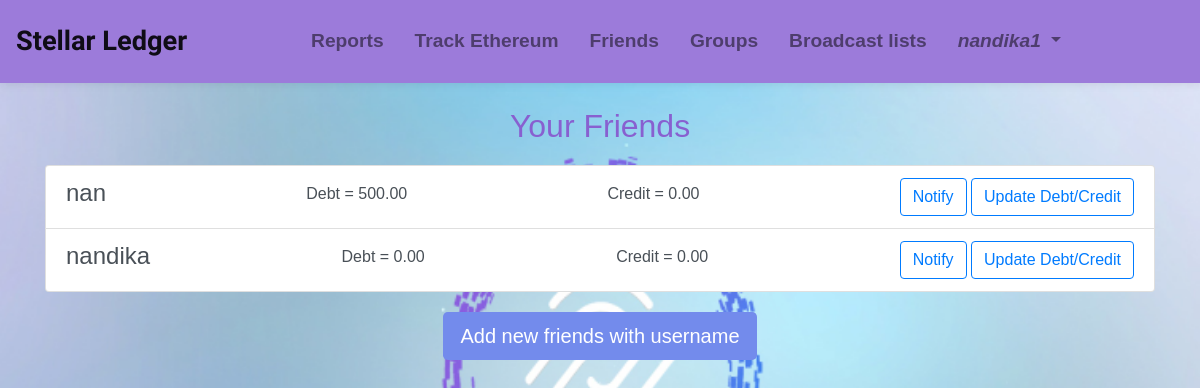
Screenshot of /friends/viewfriend/ (signed in) with the database file from the repository.
### friends/models.py (models this page shows)
class Friend(models.Model):
    user = models.ForeignKey(User, on_delete=models.CASCADE)
    friend_username = models.CharField(max_length=20)
    debt = models.DecimalField(default=0.00, decimal_places=2, max_digits=10, blank=True)
    credit = models.DecimalField(default=0.00, decimal_places=2, max_digits=10, blank=True)
    date = models.DateField(default=date.today(), blank=True)
    due_date = models.DateField(null=True, blank=True)

### friends/views.py (called while the page is built)
@verified_email_required
def view_friends(request):
    friend = Friend.objects.filter(user=request.user)
    return render(request, "friends/friends.html", context={
        'friend': friend
    })

### templates/friends/friends.html (shortened to what this page needs)
{% extends '../base.html' %}
{% block content %}
<div class="container">
    <br>
    <h2>Your Friends</h2>
    <ul class="list-group">
        {% for f in friend %}
        <li class="list-group-item">
            <h4>{{ f.friend_username }}</h4>
            <h6>Debt = {{ f.debt }}</h6>
            <h6>Credit = {{ f.credit }}</h6>
            <div>
                <button class="btn btn-outline-primary">
                    <a href="{% url 'notify' f.friend_username %}">Notify</a>
                </button>
                <button class="btn btn-outline-primary">
                    <a href="{% url 'adddebt' f.friend_username %}">Update Debt/Credit</a>
                </button>
            </div>
        </li>
        {% endfor %}
    </ul>
    <div class="d-flex align-items-center justify-content-center">
        <button type="button" class="btn btn-lg">
            <a href="{% url 'addfriend' %}" style="color: #fff;">Add new friends with username</a>
        </button>
    </div>
</div>
{% endblock %}

### templates/base.html (shortened to what this page needs)
{% load static %}
<!DOCTYPE html>
<html lang="en">
<head>
    <link rel="stylesheet" href="{% static 'styles.css' %}">
    <link rel="stylesheet" href="https://cdn.jsdelivr.net/npm/bootstrap@4.4.1/dist/css/bootstrap.min.css">
</head>
<body style="
    background-image: url('imgs/bg.png');
    height: 100vh;
    width: 100vw;
    background-repeat: no-repeat;
    background-size: 100% 100%;
">
    <nav class="navbar navbar-expand-lg navbar-light">
        <a style="font-family: Sofia, sans-serif; font-size: 170%;" class="navbar-brand" href="{% url 'home' %}">Stellar Ledger</a>
          <div class="collapse navbar-collapse justify-content-center" id="navbarNavDropdown" style=" font-size: 120%; font-weight: bold;">
            <ul class="navbar-nav">
              <li class="nav-item">
                <a class="nav-link" href="{% url 'viewTransaction' %}">Reports</a>
              </li>
              <li class="nav-item">
                <a class="nav-link" href="{% url 'eth' %}">Track Ethereum</a>
              </li>
              <li class="nav-item">
                <a class="nav-link" href="{% url 'viewFriend' %}">Friends</a>
              </li>
              <li class="nav-item">
                <a class="nav-link" href="{% url 'view_expense_groups' %}">Groups</a>
              </li>
              <li class="nav-item">
                <a class="nav-link" href="{% url 'viewGroup' %}">Broadcast lists</a>
              </li>
              {% if user.is_authenticated %}
              <li class="nav-item dropdown">
                <button class="nav-link dropdown-toggle" onclick="dropdown()" data-toggle="dropdown" aria-haspopup="true" aria-expanded="false" style="background-color: #9c7bda;">
                  <i class="fas fa-user">{{ user.username }}</i>
                </button>
              </li>
              {% else %}
              <li class="nav-item">
                <a class="nav-link" href="{% url 'account_login' %}">login</a>
              </li>
              {% endif %}
            </ul>
          </div>
        </nav>
    {% block content %}
    {% endblock %}
</body>
</html>

### static/styles.css (style rules this page uses)
button { border: none; }

### templates/base.html (style rules this page uses)
body { font-family: 'Poppins', sans-serif; }
.navbar { background-color: #9c7bda; padding: 1rem; box-shadow: 0 0 10px rgba(0, 0, 0, 0.1); }
.navbar-brand { color: #ffffff; font-size: 1.5rem; font-weight: bold; }
.navbar-nav .nav-item { margin-right: 15px; }
.navbar-nav .nav-link { color: #ffffff; font-weight: bold; transition: color 0.3s ease; }

### templates/friends/friends.html (style rules this page uses)
body { font-family: 'Arial', sans-serif; background-color: #f8f9fa; color: #495057; }
h2 { font-family: 'Montserrat', sans-serif; color: #8860d0; text-align: center; }
.list-group { margin-top: 20px; }
.list-group-item { display: flex; justify-content: space-between; align-items: center; }
.btn-lg { background-color: #738bec; color: #fff; margin-top: 20px; }

### rows the page displays
Friend: friend_username "nan", debt "500.00", credit "0.00"
Friend: friend_username "nandika", debt "0.00", credit "0.00"

### other values shown
{{ user.username }} "nandika1"
